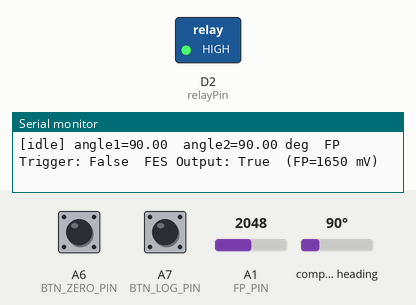
Recording of a program running on a simulated Arduino Nano ESP32. On the bench: switched loads named in the program (green lamp = pin HIGH), the last lines printed to the serial monitor. Wiring (inferred from the names in the program): AS5600 angle sensor at I2C address 0x36. The inputs (shaded band) are chosen by the test bench; at power-on: A1 (FP_PIN) = 2048, A6 (BTN_ZERO_PIN) HIGH, compass heading 90°, A7 (BTN_LOG_PIN) HIGH. Storage starts empty.

Above: at 1.2 s.
1.3 s: A1 (FP_PIN) set to 2448
3.5 s: A1 (FP_PIN) set to 2543
5.5 s: A6 (BTN_ZERO_PIN) pulled LOW for 0.15 s
7.1 s: compass heading set to 128°
8.6 s: compass heading set to 137°
At 10.9 s:
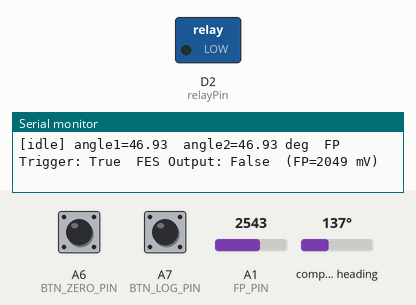
11.6 s: A7 (BTN_LOG_PIN) pulled LOW for 0.15 s
Timing chart, 0 to 14.2 s (numbered marks = the images above; inputs shaded):
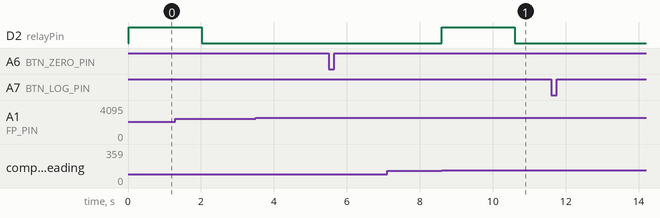

The program:

main.cpp
```cpp
#include <Arduino.h>
#include <Wire.h>
#include <SPI.h>
#include <SD.h>

// ---------- Pin configuration ----------
const int SD_CS = D10;
const int FP_PIN = A1;
const int BTN_ZERO_PIN = A6;   // zero both angles
const int BTN_LOG_PIN  = A7;   // start/stop logging
const int SENSOR2_SDA = D4;
const int SENSOR2_SCL = D5;
const int relayPin = D2; // FES control

// ---------- D2 output ----------
const float OUT_MIN_DEG = 45.0f;
const float OUT_MAX_DEG = 90.0f;
const uint32_t OUT_PULSE_MS = 2000;

bool inRange = false;
bool outActive = false;
uint32_t outPulseStartMs = 0;

// AS5600 I2C address and angle register
const uint8_t AS5600_ADDR = 0x36;
const uint8_t RAW_ANGLE_REG = 0x0E;

// ---------- Timing configuration ----------
const uint32_t SAMPLE_INTERVAL_US = 10000;  // 100 Hz
const uint32_t PRINT_INTERVAL_US = 500000;  // print every 0.5 s
const int FLUSH_SAMPLES = 50;

// ---------- Force plate (use your calibrated values) ----------
const int FP_ON_MV  = 2000;
const int FP_OFF_MV = 1800;
const bool FP_SHOW_MV = true;

File logFile;
char logName[24];

char logBuffer[4096];
size_t bufferUsed = 0;
int samplesBuffered = 0;

bool logging = false;
bool haveRaw = false;

uint16_t zeroOffset1 = 0, zeroOffset2 = 0;
uint16_t lastRaw1 = 0, lastRaw2 = 0;

bool fpTrigger = false;
int fpMv = 0;

uint32_t logStartUs = 0;
uint32_t nextSampleUs = 0;
uint32_t lastPrintUs = 0;

// Read the 12-bit angle from an AS5600 on the given I2C bus
bool readAS5600(TwoWire &bus, uint16_t &rawAngle) {
  bus.beginTransmission(AS5600_ADDR);
  bus.write(RAW_ANGLE_REG);
  if (bus.endTransmission(false) != 0) return false;
  if (bus.requestFrom(AS5600_ADDR, (uint8_t)2) != 2) return false;

  uint8_t highByte = bus.read();
  uint8_t lowByte = bus.read();
  rawAngle = (((uint16_t)highByte << 8) | lowByte) & 0x0FFF;
  return true;
}

// Write accumulated samples to the SD card
bool flushBuffer() {
  if (bufferUsed == 0) return true;

  size_t written = logFile.write((uint8_t *)logBuffer, bufferUsed);
  logFile.flush();

  if (written != bufferUsed) {
    Serial.println("SD write error!");
    return false;
  }
  bufferUsed = 0;
  samplesBuffered = 0;
  return true;
}

void halt(const char *msg) {
  while (true) {
    Serial.println(msg);
    delay(1000);
  }
}

bool startLogging() {
  // Pick the first unused filename: angle_001.csv, angle_002.csv, ...
  for (int i = 1; i < 1000; i++) {
    snprintf(logName, sizeof(logName), "/angle_%03d.csv", i);
    if (!SD.exists(logName)) break;
  }

  logFile = SD.open(logName, FILE_WRITE);
  if (!logFile) {
    Serial.println("Could not create log file!");
    return false;
  }

  logFile.println("time_us,raw1,angle1_deg,raw2,angle2_deg,fp_mv,fp_trigger,d2_out");
  logFile.flush();

  bufferUsed = 0;
  samplesBuffered = 0;
  logStartUs = micros();
  logging = true;
  Serial.printf("Logging started: %s\n", logName);
  return true;
}

void stopLogging() {
  flushBuffer();
  logFile.close();
  logging = false;
  Serial.printf("Logging stopped: %s\n", logName);
}

void zeroAngles() {
  if (logging) {
    Serial.println("Stop logging before zeroing.");
  } else if (haveRaw) {
    zeroOffset1 = lastRaw1;
    zeroOffset2 = lastRaw2;
    Serial.println("Zeroed both sensors.");
  }
}

void handleButtons() {
  // Read the real pin state on first call so a button already low at boot
  // doesn't count as a press
  static bool lastZero = digitalRead(BTN_ZERO_PIN);
  static bool lastLog  = digitalRead(BTN_LOG_PIN);
  static uint32_t lastPressMs = 0;

  bool zeroNow = digitalRead(BTN_ZERO_PIN);
  bool logNow  = digitalRead(BTN_LOG_PIN);

  if (millis() - lastPressMs > 300) {  // lockout between presses
    if (lastZero == HIGH && zeroNow == LOW) {
      lastPressMs = millis();
      zeroAngles();
    }
    if (lastLog == HIGH && logNow == LOW) {
      lastPressMs = millis();
      if (logging) stopLogging();
      else startLogging();
    }
  }

  lastZero = zeroNow;
  lastLog = logNow;
}

void handleSerial() {
  // Keyboard commands from the serial monitor
  while (Serial.available()) {
    char c = Serial.read();
    switch (c) {
      case 'z':
      case 'Z':
        zeroAngles();
        break;
      case 's':
      case 'S':
        if (logging) Serial.println("Already logging.");
        else startLogging();
        break;
      case 'x':
      case 'X':
        if (logging) stopLogging();
        else Serial.println("Not logging.");
        break;
      default:
        break;
    }
  }

  handleButtons();
}

// Turns the output off once the pulse time is up
void updateOutput() {
  if (outActive && millis() - outPulseStartMs >= OUT_PULSE_MS) {
    digitalWrite(relayPin, LOW);
    outActive = false;
  }
}

void setup() {
  Serial.begin(115200);

  while (!Serial && millis() < 5000) delay(10);

  pinMode(BTN_ZERO_PIN, INPUT_PULLUP);
  pinMode(BTN_LOG_PIN, INPUT_PULLUP);
  pinMode(FP_PIN, INPUT);
  pinMode(relayPin, OUTPUT);
  digitalWrite(relayPin, LOW);

  // Sensor 1: default I2C bus (A4 = SDA, A5 = SCL)
  Wire.begin();
  Wire.setClock(400000);

  // Sensor 2: second I2C bus on D4 (SDA) and D5 (SCL)
  Wire1.begin(SENSOR2_SDA, SENSOR2_SCL, 400000);

  if (!SD.begin(SD_CS)) halt("SD card initialization failed!");

  Wire.beginTransmission(AS5600_ADDR);
  if (Wire.endTransmission() != 0) halt("AS5600 #1 (A4/A5) not detected!");

  Wire1.beginTransmission(AS5600_ADDR);
  if (Wire1.endTransmission() != 0) halt("AS5600 #2 (D4/D5) not detected!");


  Serial.begin(115200);

  Serial.println("Relay controller initialized.");

  Serial.println("Ready.");
  Serial.println("  z / A6 = zero angles");
  Serial.println("  s / A7 = start logging, x / A7 = stop logging");

  nextSampleUs = micros();
}

void loop() {
  handleSerial();
  updateOutput();

  uint32_t now = micros();
  if ((int32_t)(now - nextSampleUs) < 0) return;
  nextSampleUs = now + SAMPLE_INTERVAL_US;

  uint16_t raw1, raw2;
  if (!readAS5600(Wire, raw1)) {
    Serial.println("Sensor 1 read error!");
    return;
  }
  if (!readAS5600(Wire1, raw2)) {
    Serial.println("Sensor 2 read error!");
    return;
  }
  lastRaw1 = raw1;
  lastRaw2 = raw2;
  haveRaw = true;

  // Angles relative to each sensor's zero point, wrapped to 0-4095
  float angle1 = ((raw1 - zeroOffset1) & 0x0FFF) * (360.0f / 4096.0f);
  float angle2 = ((raw2 - zeroOffset2) & 0x0FFF) * (360.0f / 4096.0f);

    // D2 pulse when sensor 2 enters 90-180 degrees
  bool nowInRange = (angle2 >= OUT_MIN_DEG && angle2 <= OUT_MAX_DEG);
  if (nowInRange && !inRange) {      // just entered the range
    digitalWrite(relayPin, HIGH);
    outActive = true;
    outPulseStartMs = millis();
  }
  inRange = nowInRange;

  // Force plate trigger with hysteresis
  fpMv = analogReadMilliVolts(FP_PIN);
  if (!fpTrigger && fpMv >= FP_ON_MV) {
    fpTrigger = true;
  } else if (fpTrigger && fpMv <= FP_OFF_MV) {
    fpTrigger = false;
  }

  // Print to the serial monitor every 0.5 s
  if (now - lastPrintUs >= PRINT_INTERVAL_US) {
    lastPrintUs = now;
      Serial.printf("%s angle1=%.2f  angle2=%.2f deg  FP Trigger: %s  FES Output: %s",
                logging ? "[LOG] " : "[idle]", angle1, angle2,
                fpTrigger ? "True" : "False",
                outActive ? "True" : "False");
    if (FP_SHOW_MV) Serial.printf("  (FP=%d mV)", fpMv);
    Serial.println();
  }

  if (!logging) return;

  // Timestamp in microseconds since logging started
  uint32_t timestamp = micros() - logStartUs;

  char line[96];
    int len = snprintf(line, sizeof(line), "%lu,%u,%.3f,%u,%.3f,%d,%d,%d\n",
                     (unsigned long)timestamp,
                     (unsigned)raw1, angle1,
                     (unsigned)raw2, angle2,
                     fpMv, fpTrigger ? 1 : 0,
                     outActive ? 1 : 0);
  if (len <= 0 || len >= (int)sizeof(line)) return;

  if (bufferUsed + len >= sizeof(logBuffer)) {
    if (!flushBuffer()) {
      logFile.close();
      logging = false;
      Serial.println("Logging stopped due to SD error.");
      return;
    }
  }

  memcpy(logBuffer + bufferUsed, line, len);
  bufferUsed += len;
  samplesBuffered++;

  if (samplesBuffered >= FLUSH_SAMPLES) {
    if (!flushBuffer()) {
      logFile.close();
      logging = false;
      Serial.println("Logging stopped due to SD error.");
    }
  }
}
```

Measured:
- the behaviour switches between 134 and 135° on compass heading (found by bisection; images 0 and 1)
- after the input at 8.6 s, D2 (relayPin): LOW → HIGH at once, → LOW 2.0 s later
